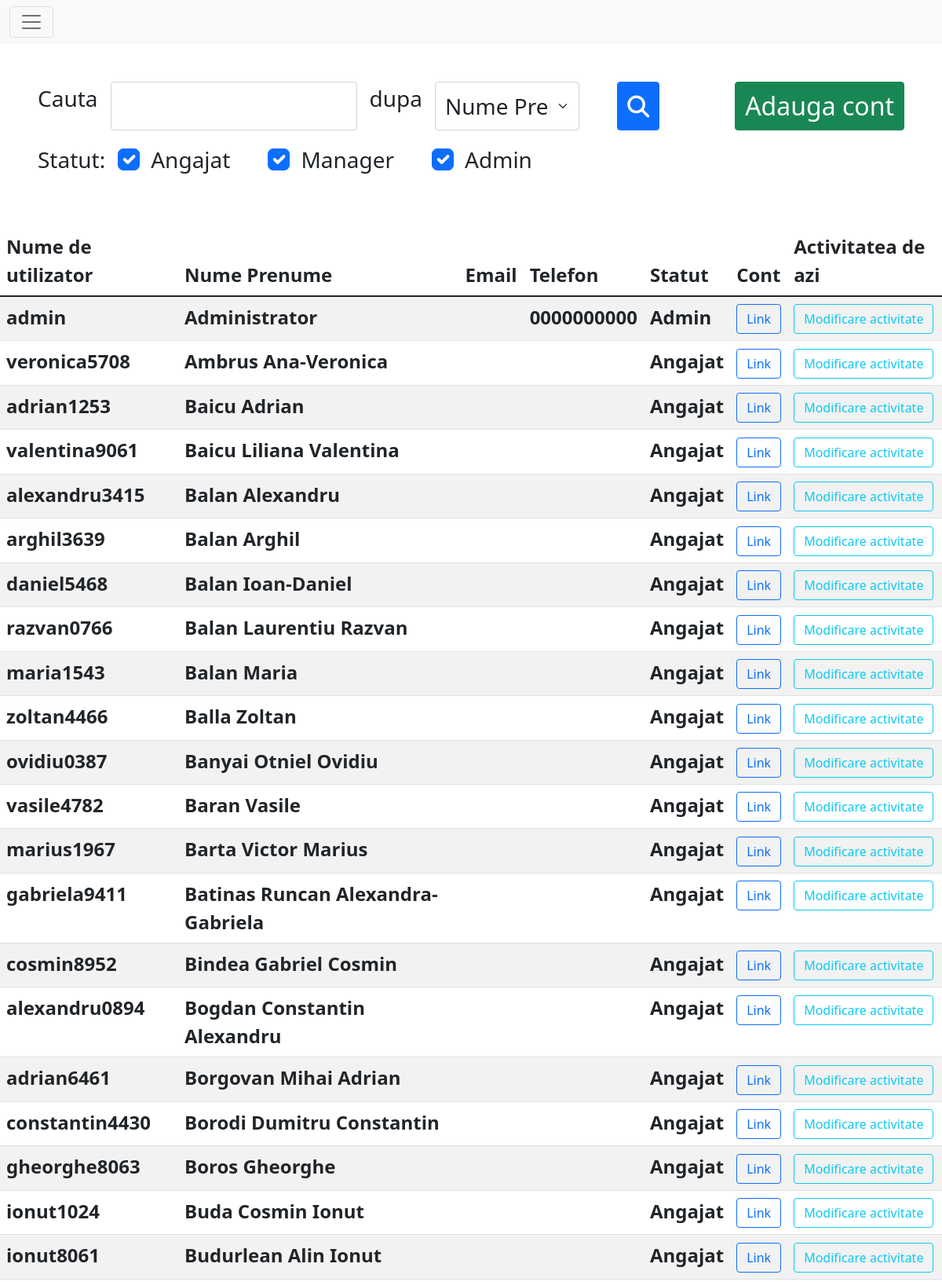
The app's page /cont/users (signed in, upper part) with its own data.
### main/models.py (models this page shows, shortened)
class User(AbstractUser):
    nume = models.CharField(blank=False, max_length=50, default="Angajat")
    email = models.EmailField(blank=True, null=False)
    telefon = models.CharField(blank=True, null=False, default='', max_length=15)
    role = models.CharField(blank=False, default="Angajat", max_length=20)
    class Meta:
        verbose_name='Utilizator'
        verbose_name_plural='Utilizatori'

### main/views.py (the view, shortened to what this page needs)
# urls.py: path("cont/users", login_required(views.Utilizatori.as_view()), name="utilizatori"),
@method_decorator(login_required, name='dispatch')
class Utilizatori(TemplateView):
    template_name = 'users.html'
    def get(self, request, *args, **kwargs):
        if request.user.role in ("Manager", "Admin"):
            try:
                searchtext = request.GET['search']
            except:
                searchtext = ""
            try:
                crit = request.GET['crit']
            except:
                crit = "nume"
            context = {'ch1': True, 'ch2': True, 'ch3': True, 'now': utils.getTime(), 'stext': searchtext}
            asocs = {"ch1": "angajat", "ch2": "manager", "ch3": "admin", }
            roluri = []
            isnothing = searchtext.__len__() == 0
            for i in range(1, 4):
                ch = f"ch{i}"
                if asocs[ch] not in request.GET:
                    context[ch] = False
                isnothing = isnothing and not context[ch]
                if context[ch] == True:
                    roluri.append(asocs[ch][0].capitalize() + asocs[ch][1:])
            if isnothing:
                users = models.User.objects.all().order_by('nume')
            context.update(users=users, isnothing=isnothing, crit=crit)
            return render(request, "users.html", context)
        else:
            messages.success(request, ("Nu sunteti autorizat sa vizualizati alte conturi!"))
            return HttpResponseRedirect(request.META.get('HTTP_REFERER', '/'))

### main/templatetags/mytags.py (called while the page is built, shortened)
@register.filter(name='role_at_least')
def role_at_least(user, name):
    priorit = {
        "Angajat": 1,
        "Viewer": 2,
        "Manager": 3,
        "Admin": 4,
    }
    if not user.is_authenticated:
        return False
    if name in priorit.keys():
        return priorit[user.role] >= priorit[name]
    return False

@register.filter(name='ftime')
def ftime(datetimegiven: datetime.datetime, tip: str) -> str:
    if datetimegiven is None or str(datetimegiven).__len__() == 0: return "-"
    datetimegiven = utils.getTime(datetimegiven)
    if tip == "time": return datetimegiven.strftime("%H:%M")
    if tip == "date": return datetimegiven.strftime("%d.%m.%Y")

### main/utils.py (called while the page is built)
def getTime(info = None):
    now = None
    if info is None: now = utils.timezone.now()
    elif isinstance(info, models.Info): now = info.datetime
    elif isinstance(info, datetime.datetime): now = info
    settings_time_zone = pytz.timezone(settings.TIME_ZONE)
    now = now.astimezone(settings_time_zone)
    return now

### templates/users.html (shortened to what this page needs)
{% extends 'base.html' %}
{% block content %}
{% load mytags %}
<div class="w-100 h-100 my-5">
    <form method="get">
        <div class="d-flex flex-row fs-3 mt-5 mx-5 mb-3">
            <p class="me-3 form-label">Cauta</p>
            <input type="search" class="form-control fs-2" name="search" value="{{ stext }}">
            <p class="me-3 form-label ms-3">dupa</p>
            <select class="form-select flex-shrink-1 fs-3 me-5 w-50" aria-label="Default select example" name="crit" required>
              <option {% if crit == "nume" %}selected{% endif %} value="nume">Nume Prenume</option>
            </select>
            <button type="submit" class="btn btn-square-md btn-primary me-5 fs-3"><i class="fa-solid fa-magnifying-glass"></i></button>
            <a href="{% url 'adduser' %}" class="btn btn-square-md btn-success ms-5 fs-2 text-nowrap">Adauga cont</a>
        </div>
        <div class="d-flex flex-row fs-3 mx-5 mb-5 w-75">
            <p class="me-3">Statut:</p>
            <div class="form-check form-check-inline me-5">
              <input class="form-check-input" type="checkbox" checked value="1" id="ch1" name="angajat">
              <label class="form-check-label" for="ch1">
                Angajat
              </label>
            </div>
            <div class="form-check form-check-inline me-5">
              <input class="form-check-input" type="checkbox" checked value="1" id="ch2" name="manager">
              <label class="form-check-label" for="ch2">
                Manager
              </label>
            </div>
            <div class="form-check form-check-inline me-5">
              <input class="form-check-input" type="checkbox" checked value="1" id="ch3" name="admin">
              <label class="form-check-label" for="ch3">
                Admin
              </label>
            </div>
        </div>
    </form>
    <table class="table table-striped table-hover fs-4">
        <thead class="">
            <tr>
                <th> Nume de utilizator </th>
                <th> Nume Prenume </th>
                <th> Email </th>
                <th> Telefon </th>
                <th> Statut </th>
                <th> Cont </th>
                <th> Activitatea de azi </th>
            </tr>
        </thead>
        <tbody>
            {% for user in users %}
            <tr>
                <th> {{ user.username }}</th>
                <th> {{ user.nume }}</th>
                <th> {{ user.email }}</th>
                <th> {{ user.telefon }}</th>
                <th> {{ user.role }}</th>
                <th> <a class="btn btn-outline-primary" href="{% url 'detaliiuser' username=user.username %}">Link</a></th>
                <th> <a href="{% url 'actUserFromPath' datein=now|ftime:"date" dateout=now|ftime:"date" username=user.username%}" class="btn btn-outline-info">Modificare activitate</a> </th>
            </tr>
            {% endfor %}
        </tbody>
    </table>
</div>
{% endblock%}

### records on screen
User: username "admin", nume "Administrator", telefon "0000000000", role "Admin"
User: username "veronica5708", nume "Ambrus Ana-Veronica", role "Angajat"
User: username "adrian1253", nume "Baicu Adrian", role "Angajat"
User: username "valentina9061", nume "Baicu Liliana Valentina", role "Angajat"
User: username "alexandru3415", nume "Balan Alexandru", role "Angajat"
User: username "arghil3639", nume "Balan Arghil", role "Angajat"
User: username "daniel5468", nume "Balan Ioan-Daniel", role "Angajat"
User: username "razvan0766", nume "Balan Laurentiu Razvan", role "Angajat"
User: username "maria1543", nume "Balan Maria", role "Angajat"
User: username "zoltan4466", nume "Balla Zoltan", role "Angajat"
User: username "ovidiu0387", nume "Banyai Otniel Ovidiu", role "Angajat"
User: username "vasile4782", nume "Baran Vasile", role "Angajat"
User: username "marius1967", nume "Barta Victor Marius", role "Angajat"
User: username "gabriela9411", nume "Batinas Runcan Alexandra-Gabriela", role "Angajat"
User: username "cosmin8952", nume "Bindea Gabriel Cosmin", role "Angajat"
User: username "alexandru0894", nume "Bogdan Constantin Alexandru", role "Angajat"
User: username "adrian6461", nume "Borgovan Mihai Adrian", role "Angajat"
User: username "constantin4430", nume "Borodi Dumitru Constantin", role "Angajat"
User: username "gheorghe8063", nume "Boros Gheorghe", role "Angajat"
User: username "ionut1024", nume "Buda Cosmin Ionut", role "Angajat"
User: username "ionut8061", nume "Budurlean Alin Ionut", role "Angajat"
